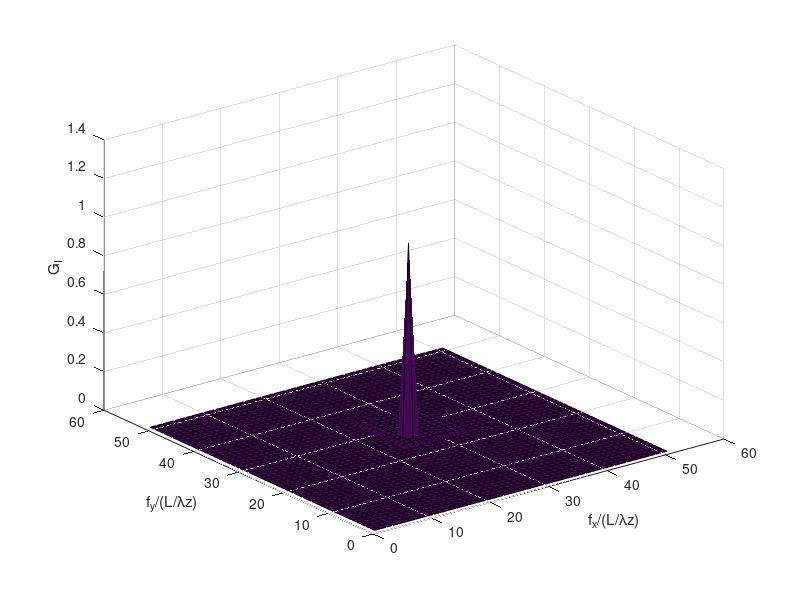

Recreate this plot in MATLAB.
rect=zeros(51);
rect(25:35,25:35)=ones(11);
surf(rect);
xlabel('\alpha');
ylabel('\beta');
zlabel('I(\alpha,\beta)');
y=fftshift(fft2(fftshift(rect)));
z=11*11;
corr_coeff=y/z;
auto_corr=(1+corr_coeff^2);
surf(abs(auto_corr));
xlabel('L\Deltax/\lambdaz');
ylabel('L\Deltay/\lambdaz');
zlabel('\Gamma_{I}');
power_spec=ifft2(auto_corr);
surf(fftshift(abs(power_spec)));
xlabel('f_{x}/(L/\lambdaz)');
ylabel('f_{y}/(L/\lambdaz)');
zlabel('G_{I}');
